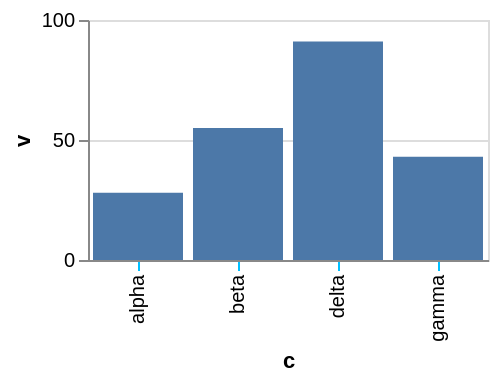

Vega-Lite specification stored for this chart:
### Vega-Lite specification from a JSON file in a GitHub repository (floating-point values rounded to 4 significant figures)
{"$schema": "https://vega.github.io/schema/vega-lite/v6.json", "width": 200, "height": 120, "data": {"values": [{"c": "alpha", "v": 28, "w": 3, "t": "2024-01-07"}, {"c": "beta", "v": 55, "w": 7, "t": "2024-03-19"}, {"c": "gamma", "v": 43, "w": 5, "t": "2024-06-02"}, {"c": "delta", "v": 91, "w": 9, "t": "2024-09-11"}]}, "mark": "bar", "encoding": {"x": {"field": "c", "type": "nominal"}, "y": {"field": "v", "type": "quantitative"}}, "config": {"axisBand": {"tickColor": "deepskyblue"}}}
